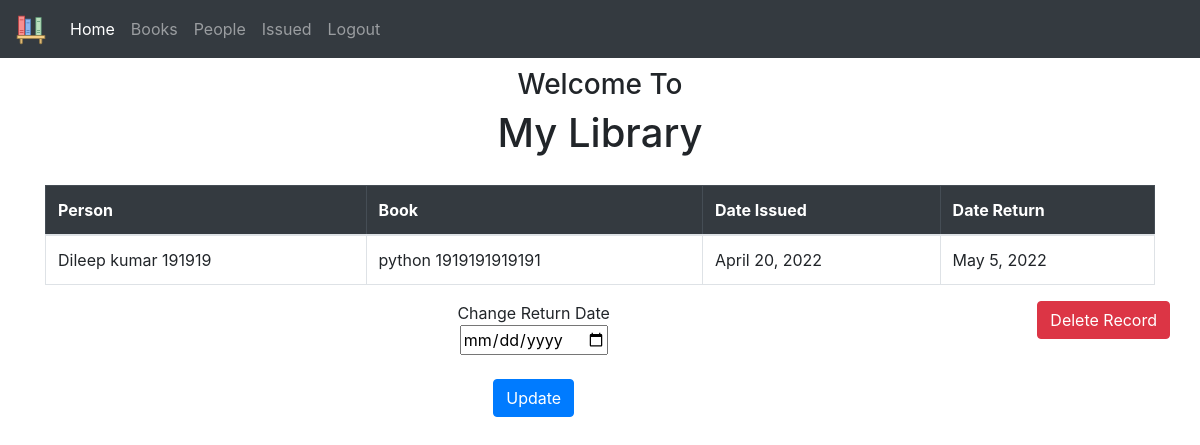
The app's page /books/edit-issued/1 (signed in) with its own data.
### library/models.py (models this page shows, shortened)
class Issued(models.Model):
    pid = models.ForeignKey(Person, to_field='pid', on_delete=models.CASCADE, related_name='fpid')
    isbn = models.ForeignKey(Books, to_field='isbn', on_delete=models.CASCADE, related_name='fisbn')
    date_issued = models.DateField(auto_now_add=True)
    expires_on = models.DateField(default=get_expire)

class Person(models.Model):
    pid = models.CharField(max_length=6, unique=True)
    name = models.CharField(max_length=200)
    email = models.EmailField()
    address = models.CharField(max_length=300)
    def __str__(self):
        return str(self.name) + ' ' + str(self.pid)

class Books(models.Model):
    isbn = models.CharField(max_length=13, unique=True)
    name = models.CharField(max_length=100)
    author = models.CharField(max_length=100)
    publisher = models.CharField(max_length=100)
    def __str__(self):
        return str(self.name) + ' ' + str(self.isbn)

### library/views.py (the view)
# urls.py: path('books/edit-issued/<task_id>', views.edit_issue, name='edit_issued'),
@login_required(login_url='/admin/login/')
def edit_issue(request, task_id):
    if request.method == "POST":
        task = Issued.objects.get(pk=task_id)
        data = request.POST.copy()
        pid = data['pid'][-6:].strip()
        isbn = data['isbn'][-10:].strip()
        date = data['expires_on']
        date = datetime.strptime(date, '%Y-%m-%d').date()
        if not date > task.date_issued:
            messages.error(request, 'Expiry Date must be greater than Issued Date')
            return redirect('issued')
        data.update({'pid': pid, 'isbn': isbn, 'expires_on': date})
        form = IssuedBookForm(data or None, instance=task)
        if form.is_valid():
            form.save()
            messages.success(request, 'Issued Book updated !')
        else:
            print(request.POST)
            messages.error(request, form.errors)
        return redirect('issued')
    else:
        task_obj = Issued.objects.get(pk=task_id)
        return render(request, 'edit_issued.html', {'task_obj': task_obj})

### templates/edit_issued.html (shortened to what this page needs)
{% extends "base.html" %}
{% block content %}
    <div class="container">
        <table class="table table-bordered">
            <thead class="table-dark">
            <tr>
                <th scope="col">Person</th>
                <th scope="col">Book</th>
                <th scope="col">Date Issued</th>
                <th scope="col">Date Return</th>
            </tr>
            </thead>
            <tbody>
            <tr>
                <td>{{ task_obj.pid }}</td>
                <td>{{ task_obj.isbn }}</td>
                <td>{{ task_obj.date_issued }}</td>
                <td>{{ task_obj.expires_on }}</td>
            </tr>
            </tbody>
        </table>
        <form method="post">
            <div class="row">
                <div class="col" style="text-align: center">
                    Change Return Date<br>
                    <input type="date" id="start" name="expires_on">
                    <br>
                    <br>
                    <button type="submit" class="btn btn-primary">Update</button>
                </div>
        </form>
        <br>
            <div class="add-row">
            <form method="get" action="{% url 'delete_issued' task_obj.id %}" style="text-align: center">
                <button type=" submit" class="btn btn-danger">Delete Record</button>
            </form>
            </div>
{% endblock %}

### records on screen
Issued: pid "Dileep kumar 191919", isbn "python 1919191919191", date_issued "April 20, 2022", expires_on "May 5, 2022"
